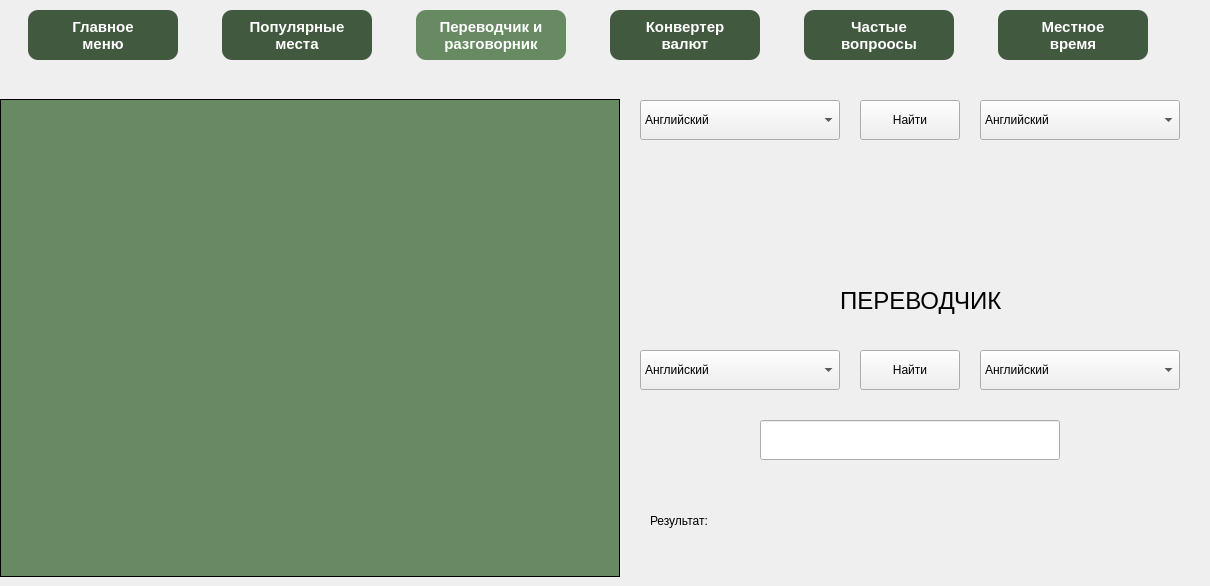
    <widget class="QWidget" name="page_r">
     <widget class="QWidget" name="gridLayoutWidget_3">
      <property name="geometry">
       <rect>
        <x>-10</x>
        <y>0</y>
        <width>1201</width>
        <height>71</height>
       </rect>
      </property>
      <property name="minimumSize">
       <size>
        <width>150</width>
        <height>50</height>
       </size>
      </property>
      <layout class="QGridLayout" name="gridLayout_r">
       <item row="0" column="3">
        <widget class="QPushButton" name="B_r_converter">
         <property name="sizePolicy">
          <sizepolicy hsizetype="Fixed" vsizetype="Fixed">
           <horstretch>0</horstretch>
           <verstretch>0</verstretch>
          </sizepolicy>
         </property>
         <property name="minimumSize">
          <size>
           <width>150</width>
           <height>50</height>
          </size>
         </property>
         <property name="font">
          <font>
           <pointsize>11</pointsize>
           <weight>75</weight>
           <bold>true</bold>
          </font>
         </property>
         <property name="styleSheet">
          <string notr="true">background-color: #41593e;
border-radius: 10px; color: white</string>
         </property>
         <property name="text">
          <string>Конвертер
валют</string>
         </property>
        </widget>
       </item>
       <item row="0" column="4">
        <widget class="QPushButton" name="B_r_faq">
         <property name="sizePolicy">
          <sizepolicy hsizetype="Fixed" vsizetype="Fixed">
           <horstretch>0</horstretch>
           <verstretch>0</verstretch>
          </sizepolicy>
         </property>
         <property name="minimumSize">
          <size>
           <width>150</width>
           <height>50</height>
          </size>
         </property>
         <property name="font">
          <font>
           <pointsize>11</pointsize>
           <weight>75</weight>
           <bold>true</bold>
          </font>
         </property>
         <property name="styleSheet">
          <string notr="true">background-color: #41593e;
border-radius: 10px; color: white</string>
         </property>
         <property name="text">
          <string>Частые
вопроосы</string>
         </property>
        </widget>
       </item>
       <item row="0" column="5">
        <widget class="QPushButton" name="B_r_time">
         <property name="sizePolicy">
          <sizepolicy hsizetype="Fixed" vsizetype="Fixed">
           <horstretch>0</horstretch>
           <verstretch>0</verstretch>
          </sizepolicy>
         </property>
         <property name="minimumSize">
          <size>
           <width>150</width>
           <height>50</height>
          </size>
         </property>
         <property name="font">
          <font>
           <pointsize>11</pointsize>
           <weight>75</weight>
           <bold>true</bold>
          </font>
         </property>
         <property name="styleSheet">
          <string notr="true">background-color: #41593e;
border-radius: 10px; color: white</string>
         </property>
         <property name="text">
          <string>Местное
время</string>
         </property>
        </widget>
       </item>
       <item row="0" column="1">
        <widget class="QPushButton" name="B_r_popular">
         <property name="sizePolicy">
          <sizepolicy hsizetype="Fixed" vsizetype="Fixed">
           <horstretch>0</horstretch>
           <verstretch>0</verstretch>
          </sizepolicy>
         </property>
         <property name="minimumSize">
          <size>
           <width>150</width>
           <height>50</height>
          </size>
         </property>
         <property name="font">
          <font>
           <pointsize>11</pointsize>
           <weight>75</weight>
           <bold>true</bold>
          </font>
         </property>
         <property name="styleSheet">
          <string notr="true">background-color: #41593e;
border-radius: 10px; color: white</string>
         </property>
         <property name="text">
          <string>Популярные 
места</string>
         </property>
        </widget>
       </item>
       <item row="0" column="0">
        <widget class="QPushButton" name="B_r_main">
         <property name="sizePolicy">
          <sizepolicy hsizetype="Fixed" vsizetype="Fixed">
           <horstretch>0</horstretch>
           <verstretch>0</verstretch>
          </sizepolicy>
         </property>
         <property name="minimumSize">
          <size>
           <width>150</width>
           <height>50</height>
          </size>
         </property>
         <property name="font">
          <font>
           <pointsize>11</pointsize>
           <weight>75</weight>
           <bold>true</bold>
          </font>
         </property>
         <property name="styleSheet">
          <string notr="true">background-color: #41593e;
border-radius: 10px; color: white</string>
         </property>
         <property name="text">
          <string>Главное
меню</string>
         </property>
        </widget>
       </item>
       <item row="0" column="2">
        <widget class="QPushButton" name="B_r_razgovornik">
         <property name="sizePolicy">
          <sizepolicy hsizetype="Fixed" vsizetype="Fixed">
           <horstretch>0</horstretch>
           <verstretch>0</verstretch>
          </sizepolicy>
         </property>
         <property name="minimumSize">
          <size>
           <width>150</width>
           <height>50</height>
          </size>
         </property>
         <property name="font">
          <font>
           <pointsize>11</pointsize>
           <weight>75</weight>
           <bold>true</bold>
          </font>
         </property>
         <property name="styleSheet">
          <string notr="true">background-color: #678a63;
border-radius: 10px; color: white</string>
         </property>
         <property name="text">
          <string>Переводчик и 
разговорник</string>
         </property>
        </widget>
       </item>
      </layout>
     </widget>
     <widget class="QTableWidget" name="TB_r_languages">
      <property name="enabled">
       <bool>false</bool>
      </property>
      <property name="geometry">
       <rect>
        <x>0</x>
        <y>99</y>
        <width>620</width>
        <height>478</height>
       </rect>
      </property>
      <property name="mouseTracking">
       <bool>true</bool>
      </property>
      <property name="styleSheet">
       <string notr="true">background-color: #678a63;
text-align: center;
color: black;
border: 1px solid black;
font-weight: bold;
</string>
      </property>
      <property name="horizontalScrollBarPolicy">
       <enum>Qt::ScrollBarAlwaysOff</enum>
      </property>
      <property name="sizeAdjustPolicy">
       <enum>QAbstractScrollArea::AdjustIgnored</enum>
      </property>
      <property name="autoScroll">
       <bool>false</bool>
      </property>
      <property name="tabKeyNavigation">
       <bool>true</bool>
      </property>
      <property name="iconSize">
       <size>
        <width>0</width>
        <height>0</height>
       </size>
      </property>
      <property name="horizontalScrollMode">
       <enum>QAbstractItemView::ScrollPerItem</enum>
      </property>
      <property name="showGrid">
       <bool>true</bool>
      </property>
      <property name="cornerButtonEnabled">
       <bool>false</bool>
      </property>
      <attribute name="horizontalHeaderVisible">
       <bool>false</bool>
      </attribute>
      <attribute name="horizontalHeaderCascadingSectionResizes">
       <bool>false</bool>
      </attribute>
      <attribute name="horizontalHeaderDefaultSectionSize">
       <number>310</number>
      </attribute>
      <attribute name="horizontalHeaderHighlightSections">
       <bool>true</bool>
      </attribute>
      <attribute name="verticalHeaderVisible">
       <bool>false</bool>
      </attribute>
      <attribute name="verticalHeaderCascadingSectionResizes">
       <bool>false</bool>
      </attribute>
      <attribute name="verticalHeaderHighlightSections">
       <bool>false</bool>
      </attribute>
      <column>
       <property name="text">
        <string>ИЗ</string>
       </property>
       <property name="textAlignment">
        <set>AlignCenter</set>
       </property>
      </column>
      <column>
       <property name="text">
        <string>В</string>
       </property>
       <property name="textAlignment">
        <set>AlignCenter</set>
       </property>
      </column>
     </widget>
     <widget class="QComboBox" name="CB_r_from_language">
      <property name="geometry">
       <rect>
        <x>640</x>
        <y>100</y>
        <width>200</width>
        <height>40</height>
       </rect>
      </property>
      <item>
       <property name="text">
        <string>Английский</string>
       </property>
      </item>
      <item>
       <property name="text">
        <string>Немецкий</string>
       </property>
      </item>
      <item>
       <property name="text">
        <string>Французский</string>
       </property>
      </item>
      <item>
       <property name="text">
        <string>Хинди</string>
       </property>
      </item>
      <item>
       <property name="text">
        <string>Португальский</string>
       </property>
      </item>
      <item>
       <property name="text">
        <string>Китайский</string>
       </property>
      </item>
      <item>
       <property name="text">
        <string>Русский</string>
       </property>
      </item>
     </widget>
     <widget class="QComboBox" name="CB_r_to_language">
      <property name="geometry">
       <rect>
        <x>980</x>
        <y>100</y>
        <width>200</width>
        <height>40</height>
       </rect>
      </property>
      <item>
       <property name="text">
        <string>Английский</string>
       </property>
      </item>
      <item>
       <property name="text">
        <string>Немецкий</string>
       </property>
      </item>
      <item>
       <property name="text">
        <string>Французский</string>
       </property>
      </item>
      <item>
       <property name="text">
        <string>Хинди</string>
       </property>
      </item>
      <item>
       <property name="text">
        <string>Португальский</string>
       </property>
      </item>
      <item>
       <property name="text">
        <string>Китайский</string>
       </property>
      </item>
      <item>
       <property name="text">
        <string>Русский</string>
       </property>
      </item>
     </widget>
     <widget class="QPushButton" name="B_r_run">
      <property name="geometry">
       <rect>
        <x>860</x>
        <y>100</y>
        <width>100</width>
        <height>40</height>
       </rect>
      </property>
      <property name="text">
       <string>Найти</string>
      </property>
     </widget>
     <widget class="QComboBox" name="CB_r_from_language_t">
      <property name="geometry">
       <rect>
        <x>640</x>
        <y>350</y>
        <width>200</width>
        <height>40</height>
       </rect>
      </property>
      <item>
       <property name="text">
        <string>Английский</string>
       </property>
      </item>
      <item>
       <property name="text">
        <string>Немецкий</string>
       </property>
      </item>
      <item>
       <property name="text">
        <string>Францусзкий</string>
       </property>
      </item>
      <item>
       <property name="text">
        <string>Хинди</string>
       </property>
      </item>
      <item>
       <property name="text">
        <string>Португальский</string>
       </property>
      </item>
      <item>
       <property name="text">
        <string>Китайский</string>
       </property>
      </item>
      <item>
       <property name="text">
        <string>Русский</string>
       </property>
      </item>
     </widget>
     <widget class="QPushButton" name="B_r_translate">
      <property name="geometry">
       <rect>
        <x>860</x>
        <y>350</y>
        <width>100</width>
        <height>40</height>
       </rect>
      </property>
      <property name="text">
       <string>Найти</string>
      </property>
     </widget>
     <widget class="QLineEdit" name="LE_r_text">
      <property name="geometry">
       <rect>
        <x>760</x>
        <y>420</y>
        <width>300</width>
        <height>40</height>
       </rect>
      </property>
      <property name="maxLength">
       <number>80</number>
      </property>
     </widget>
     <widget class="QComboBox" name="CB_r_to_language_t">
      <property name="geometry">
       <rect>
        <x>980</x>
        <y>350</y>
        <width>200</width>
        <height>40</height>
       </rect>
      </property>
      <item>
       <property name="text">
        <string>Английский</string>
       </property>
      </item>
      <item>
       <property name="text">
        <string>Немецкий</string>
       </property>
      </item>
      <item>
       <property name="text">
        <string>Францусзкий</string>
       </property>
      </item>
      <item>
       <property name="text">
        <string>Хинди</string>
       </property>
      </item>
      <item>
       <property name="text">
        <string>Португальский</string>
       </property>
      </item>
      <item>
       <property name="text">
        <string>Китайский</string>
       </property>
      </item>
      <item>
       <property name="text">
        <string>Русский</string>
       </property>
      </item>
     </widget>
     <widget class="QLabel" name="L_r_tranclated">
      <property name="geometry">
       <rect>
        <x>840</x>
        <y>270</y>
        <width>161</width>
        <height>61</height>
       </rect>
      </property>
      <property name="font">
       <font>
        <pointsize>18</pointsize>
       </font>
      </property>
      <property name="text">
       <string>ПЕРЕВОДЧИК</string>
      </property>
     </widget>
     <widget class="QLabel" name="L_r_result">
      <property name="geometry">
       <rect>
        <x>650</x>
        <y>480</y>
        <width>491</width>
        <height>81</height>
       </rect>
      </property>
      <property name="font">
       <font>
        <pointsize>9</pointsize>
       </font>
      </property>
      <property name="text">
       <string>Результат:</string>
      </property>
     </widget>
    </widget>
